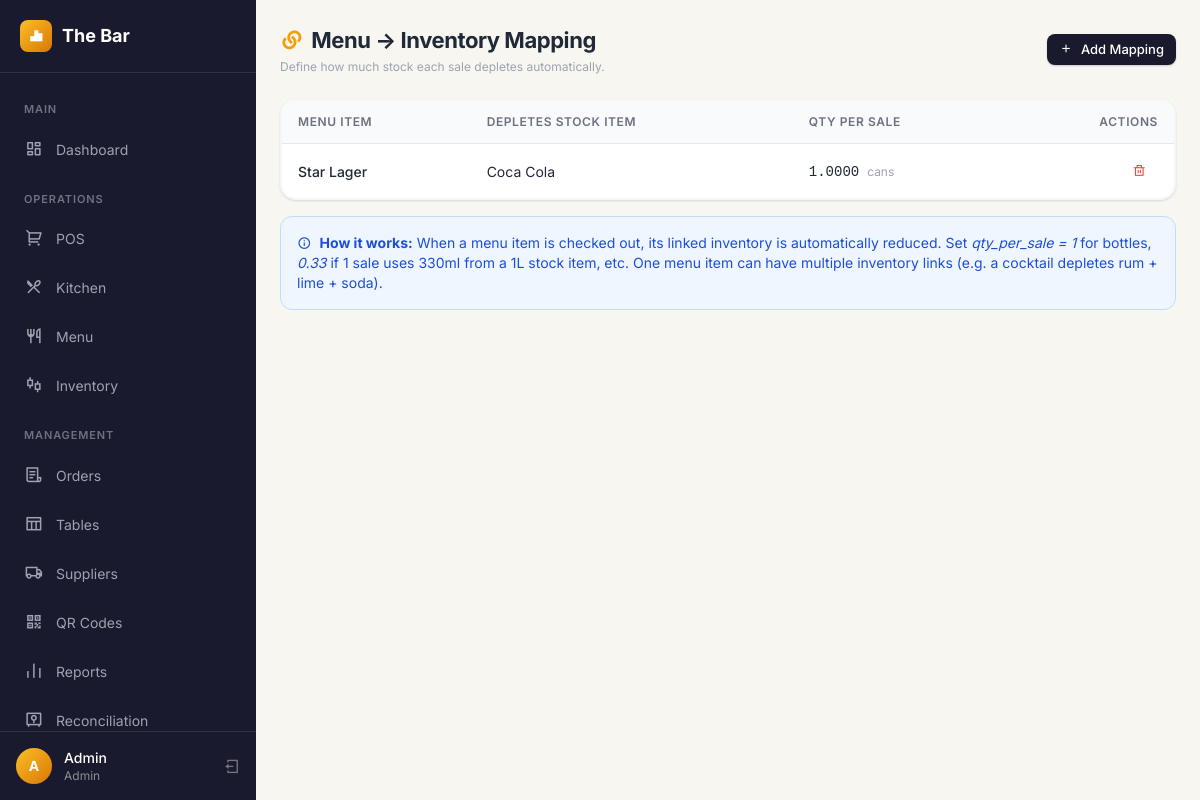
The app's page /pages/inventory-mapping.php (signed in) with its own data.
### tables this page shows
CREATE TABLE IF NOT EXISTS bar_menu_inventory (
    id             INT UNSIGNED AUTO_INCREMENT PRIMARY KEY,
    menu_item_id   INT UNSIGNED NOT NULL,
    inventory_id   INT UNSIGNED NOT NULL,
    qty_per_sale   DECIMAL(10,4) NOT NULL DEFAULT 1,   
    UNIQUE KEY uq_menu_inv (menu_item_id, inventory_id),
    FOREIGN KEY (menu_item_id) REFERENCES bar_menu_items(id) ON DELETE CASCADE,
    FOREIGN KEY (inventory_id) REFERENCES bar_inventory(id) ON DELETE CASCADE
);

CREATE TABLE IF NOT EXISTS bar_menu_items (
    id INT UNSIGNED AUTO_INCREMENT PRIMARY KEY,
    category_id INT UNSIGNED NOT NULL,
    name VARCHAR(200) NOT NULL,
    description TEXT,
    price DECIMAL(10,2) NOT NULL,
    image VARCHAR(255) DEFAULT NULL,
    active TINYINT(1) NOT NULL DEFAULT 1,
    created_at TIMESTAMP DEFAULT CURRENT_TIMESTAMP,
    FOREIGN KEY (category_id) REFERENCES bar_categories(id) ON DELETE CASCADE
);

CREATE TABLE IF NOT EXISTS bar_inventory (
    id INT UNSIGNED AUTO_INCREMENT PRIMARY KEY,
    name VARCHAR(200) NOT NULL,
    quantity DECIMAL(10,2) NOT NULL DEFAULT 0,
    unit VARCHAR(50) NOT NULL DEFAULT 'pcs',
    supplier_id INT UNSIGNED DEFAULT NULL,
    cost_price DECIMAL(10,2) DEFAULT NULL,
    low_stock_threshold DECIMAL(10,2) NOT NULL DEFAULT 10,
    FOREIGN KEY (supplier_id) REFERENCES bar_suppliers(id) ON DELETE SET NULL
);

### includes/db.php (called while the page is built, shortened)
<?php
function db(): PDO {
    static $pdo = null;
    if ($pdo === null) {
        $config = require __DIR__ . '/../config/database.php';
        try {
            $dsn = "mysql:host={$config['host']};dbname={$config['dbname']};charset={$config['charset']}";
            $pdo = new PDO($dsn, $config['username'], $config['password'], [
                PDO::ATTR_ERRMODE            => PDO::ERRMODE_EXCEPTION,
                PDO::ATTR_DEFAULT_FETCH_MODE => PDO::FETCH_ASSOC,
                PDO::ATTR_EMULATE_PREPARES   => false,
            ]);
        } catch (PDOException $e) {
            die('Database connection failed: ' . $e->getMessage());
        }
    }
    return $pdo;
}

### includes/functions.php (called while the page is built, shortened)
<?php
require_once __DIR__ . '/db.php';
function e($value): string {
    return htmlspecialchars((string)$value, ENT_QUOTES, 'UTF-8');
}

### pages/inventory-mapping.php (the view, shortened to what this page needs)
<?php
require_once __DIR__ . '/../includes/functions.php';
if (!defined('BAR_HEADER_LOADED')) { $_standalone = true; require __DIR__ . '/../includes/header.php'; } else { $_standalone = false; }
$mappings = db()->query("
    SELECT bmi.id, bmi.qty_per_sale,
           mi.name AS menu_item_name,
           inv.name AS inventory_name, inv.unit
    FROM bar_menu_inventory bmi
    JOIN bar_menu_items mi ON mi.id = bmi.menu_item_id
    JOIN bar_inventory inv ON inv.id = bmi.inventory_id
    ORDER BY mi.name, inv.name
")->fetchAll();
?>
<div class="p-4 md:p-6">
    <div class="page-header">
        <div>
            <h2 class="page-title"><i class="ri-links-line text-amber-500 mr-1"></i> Menu → Inventory Mapping</h2>
            <p class="text-xs text-gray-400 mt-0.5">Define how much stock each sale depletes automatically.</p>
        </div>
        <button onclick="document.getElementById('addMappingModal').classList.remove('hidden')" class="btn btn-primary btn-sm">
            <i class="ri-add-line"></i> Add Mapping
        </button>
    </div>
    <?php if (empty($mappings)): ?>
    <div class="empty-state card">
        <i class="ri-links-line"></i>
        <p class="font-medium text-gray-700">No mappings yet</p>
        <p class="text-sm mt-1 text-gray-400">Add a mapping so that selling a menu item automatically deducts stock.</p>
        <button onclick="document.getElementById('addMappingModal').classList.remove('hidden')" class="btn btn-primary mt-4 btn-sm">
            <i class="ri-add-line"></i> Add First Mapping
        </button>
    </div>
    <?php else: ?>
    <div class="card p-0">
        <div class="table-wrap">
            <table>
                <thead>
                    <tr>
                        <th>Menu Item</th>
                        <th>Depletes Stock Item</th>
                        <th>Qty per Sale</th>
                        <th class="text-right">Actions</th>
                    </tr>
                </thead>
                <tbody>
                    <?php foreach ($mappings as $m): ?>
                    <tr>
                        <td class="font-medium"><?= e($m['menu_item_name']) ?></td>
                        <td><?= e($m['inventory_name']) ?></td>
                        <td>
                            <span class="font-mono text-sm"><?= e($m['qty_per_sale']) ?></span>
                            <span class="text-xs text-gray-400 ml-1"><?= e($m['unit']) ?></span>
                        </td>
                        <td class="text-right">
                            <form method="POST" class="inline"
                                  onsubmit="return confirmFormSubmit(event, 'Remove this mapping?')">
                                <button type="submit" class="btn btn-ghost btn-sm text-red-500">
                                    <i class="ri-delete-bin-line"></i>
                                </button>
                            </form>
                        </td>
                    </tr>
                    <?php endforeach; ?>
                </tbody>
            </table>
        </div>
    </div>
    <div class="mt-4 p-4 bg-blue-50 border border-blue-200 rounded-xl text-sm text-blue-700">
        <i class="ri-information-line mr-1"></i>
        <strong>How it works:</strong> When a menu item is checked out, its linked inventory is automatically reduced.
        Set <em>qty_per_sale = 1</em> for bottles, <em>0.33</em> if 1 sale uses 330ml from a 1L stock item, etc.
        One menu item can have multiple inventory links (e.g. a cocktail depletes rum + lime + soda).
    </div>
    <?php endif; ?>
</div>
<?php if (!empty($_standalone)) require __DIR__ . '/../includes/footer.php'; ?>

### public/css/style.css (style rules this page uses)
:root { --primary: #1a1a2e; --primary-light: #16213e; --accent: #d4a017; --accent-light: #f0c75e; --accent-dark: #b8860b; --success: #059669; --danger: #dc2626; --info: #2563eb; --warn: #d97706; --surface: #ffffff; --bg: #f8f6f1; --text: #1f2937; --text-muted: #6b7280; --border: #e5e7eb; --radius: 0.75rem; --radius-lg: 1rem; --shadow-sm: 0 1px 2px rgba(0,0,0,0.05); --shadow: 0 1px 3px rgba(0,0,0,0.08), 0 1px 2px rgba(0,0,0,0.06); --shadow-md: 0 4px 6px -1px rgba(0,0,0,0.07), 0 2px 4px -1px rgba(0,0,0,0.04); --shadow-lg: 0 10px 25px -3px rgba(0,0,0,0.08), 0 4px 10px -2px rgba(0,0,0,0.04); --transition: 0.2s cubic-bezier(0.4, 0, 0.2, 1); }
body { font-family: 'Inter Variable', -apple-system, BlinkMacSystemFont, 'Segoe UI', Roboto, sans-serif; color: var(--text); background: var(--bg); -webkit-font-smoothing: antialiased; }
.btn { display: inline-flex; align-items: center; justify-content: center; gap: 0.5rem; padding: 0.5rem 1rem; border-radius: 0.5rem; border: none; cursor: pointer; font-size: 0.875rem; font-weight: 500; transition: all var(--transition); text-decoration: none; line-height: 1.4; }
.btn-primary { background: var(--primary); color: white; box-shadow: 0 1px 2px rgba(26,26,46,0.2); }
.btn-ghost { background: transparent; color: var(--text-muted); border: none; }
.btn-sm { padding: 0.375rem 0.75rem; font-size: 0.8125rem; }
.card { background: var(--surface); border-radius: var(--radius-lg); box-shadow: var(--shadow); padding: 1.5rem; border: 1px solid rgba(0,0,0,0.04); }
.table-wrap { overflow-x: auto; border-radius: var(--radius-lg); border: 1px solid rgba(0,0,0,0.04); }
table { width: 100%; border-collapse: collapse; }
thead { background: #f9fafb; }
th { text-align: left; padding: 0.75rem 1rem; font-weight: 600; color: var(--text-muted); font-size: 0.75rem; text-transform: uppercase; letter-spacing: 0.05em; border-bottom: 1px solid var(--border); }
td { padding: 0.75rem 1rem; border-bottom: 1px solid #f3f4f6; font-size: 0.875rem; }
tr:last-child td { border-bottom: none; }
tbody tr { transition: background var(--transition); }
.page-header { display: flex; align-items: center; justify-content: space-between; margin-bottom: 1.5rem; flex-wrap: wrap; gap: 0.75rem; }
.page-title { font-size: 1.375rem; font-weight: 700; letter-spacing: -0.02em; }

### records on screen
bar_menu_inventory: menu_item.name "Star Lager", inventory.name "Coca Cola", qty_per_sale "1.0000", inventory.unit "cans"

### other values on screen
getSetting('bar_name', 'The Bar') "The Bar"
substr($_SESSION['user_name'] ?? 'U', 0, 1) "A"
$_SESSION['user_name'] "Admin"
$_SESSION['role'] "Admin"
